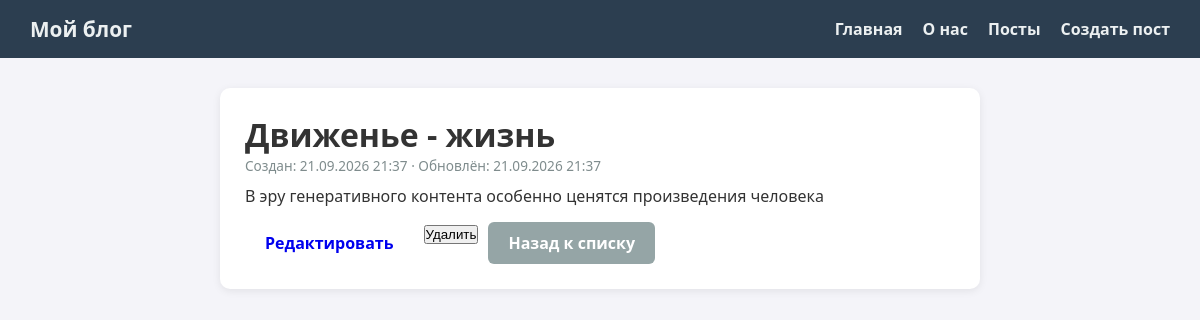
/posts/3/, run on the app's committed database.
### blog/models.py (models this page shows, shortened)
class Post(models.Model):
    title = models.CharField(max_length=100, verbose_name='Заголовок')
    content = models.TextField(verbose_name='Содержание')
    created_at = models.DateTimeField(auto_now_add=True, verbose_name='Дата создания')
    updated_at = models.DateTimeField(auto_now=True, verbose_name='Дата обновления')
    class Meta:
        ordering = ['-created_at']

### blog/views.py (the view)
# urls.py: path('posts/<int:pk>/', views.PostDetailView.as_view(), name='post_detail'),
class PostDetailView(DetailView):
    model = Post
    template_name = 'blog/post_detail.html'
    context_object_name = 'post'

### blog/templates/blog/post_detail.html (shortened to what this page needs)
{% extends 'blog/base.html' %}
{% block content %}
<div class="card">
    <h1>{{ post.title }}</h1>
    <p class="meta">Создан: {{ post.created_at|date:"d.m.Y H:i" }}
       · Обновлён: {{ post.updated_at|date:"d.m.Y H:i" }}</p>
    <p class="post-content">{{ post.content|linebreaks }}</p>
    <div class="actions">
        <a href="{% url 'post_edit' post.pk %}" class="btn">Редактировать</a>
        <form action="{% url 'post_delete' post.pk %}" method="post">
            <button type="submit">Удалить</button>
        </form>
        <a class="btn btn-secondary" href="{% url 'post_list' %}">Назад к списку</a>
    </div>
</div>
{% endblock %}

### blog/templates/blog/base.html (style rules this page uses)
* { margin: 0; padding: 0; box-sizing: border-box; }
body { font-family: 'Segoe UI', Arial, sans-serif; background: #f4f4f9; color: #333; }
.card { background: #fff; border-radius: 10px; padding: 25px; margin-bottom: 20px; box-shadow: 0 2px 8px rgba(0,0,0,0.08); }
.meta { color: #7f8c8d; font-size: 0.85rem; margin-bottom: 10px; }
.btn { display: inline-block; padding: 10px 20px; border-radius: 6px; text-decoration: none; font-weight: 600; border: none; cursor: pointer; transition: background 0.2s; }
.btn-secondary { background: #95a5a6; color: #fff; }
.post-content { line-height: 1.7; }
.actions { margin-top: 15px; display: flex; gap: 10px; }

### data on the page
Post: title "Движенье - жизнь", created_at "21.09.2026 21:37", updated_at "21.09.2026 21:37", content "В эру генеративного контента особенно ценятся произведения человека"
